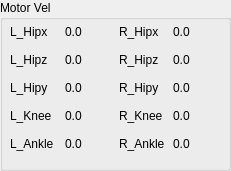
  <widget class="QGroupBox" name="groupBox_3">
   <property name="geometry">
    <rect>
     <x>250</x>
     <y>240</y>
     <width>231</width>
     <height>171</height>
    </rect>
   </property>
   <property name="title">
    <string>Motor Vel</string>
   </property>
   <widget class="QWidget" name="horizontalLayoutWidget_5">
    <property name="geometry">
     <rect>
      <x>10</x>
      <y>20</y>
      <width>211</width>
      <height>141</height>
     </rect>
    </property>
    <layout class="QHBoxLayout" name="horizontalLayout_5">
     <item>
      <layout class="QGridLayout" name="gridLayout_9">
       <item row="2" column="1">
        <widget class="QLabel" name="label_L_Hipy_vel">
         <property name="text">
          <string>0.0</string>
         </property>
        </widget>
       </item>
       <item row="4" column="0">
        <widget class="QLabel" name="label_p_motor5_16">
         <property name="minimumSize">
          <size>
           <width>0</width>
           <height>20</height>
          </size>
         </property>
         <property name="maximumSize">
          <size>
           <width>50</width>
           <height>20</height>
          </size>
         </property>
         <property name="text">
          <string>L_Ankle</string>
         </property>
        </widget>
       </item>
       <item row="1" column="1">
        <widget class="QLabel" name="label_L_Hipz_vel">
         <property name="text">
          <string>0.0</string>
         </property>
        </widget>
       </item>
       <item row="2" column="0">
        <widget class="QLabel" name="label_v_motor4_13">
         <property name="minimumSize">
          <size>
           <width>0</width>
           <height>20</height>
          </size>
         </property>
         <property name="maximumSize">
          <size>
           <width>50</width>
           <height>20</height>
          </size>
         </property>
         <property name="text">
          <string>L_Hipy</string>
         </property>
        </widget>
       </item>
       <item row="3" column="0">
        <widget class="QLabel" name="label_i_motor4_13">
         <property name="minimumSize">
          <size>
           <width>0</width>
           <height>20</height>
          </size>
         </property>
         <property name="maximumSize">
          <size>
           <width>50</width>
           <height>20</height>
          </size>
         </property>
         <property name="text">
          <string>L_Knee</string>
         </property>
        </widget>
       </item>
       <item row="1" column="0">
        <widget class="QLabel" name="label_p_motor4_13">
         <property name="minimumSize">
          <size>
           <width>0</width>
           <height>20</height>
          </size>
         </property>
         <property name="maximumSize">
          <size>
           <width>50</width>
           <height>20</height>
          </size>
         </property>
         <property name="text">
          <string>L_Hipz</string>
         </property>
        </widget>
       </item>
       <item row="0" column="0">
        <widget class="QLabel" name="label_i_motor3_23">
         <property name="minimumSize">
          <size>
           <width>0</width>
           <height>20</height>
          </size>
         </property>
         <property name="maximumSize">
          <size>
           <width>50</width>
           <height>20</height>
          </size>
         </property>
         <property name="text">
          <string>L_Hipx</string>
         </property>
        </widget>
       </item>
       <item row="4" column="1">
        <widget class="QLabel" name="label_L_Ankle_vel">
         <property name="text">
          <string>0.0</string>
         </property>
        </widget>
       </item>
       <item row="0" column="1">
        <widget class="QLabel" name="label_L_Hipx_vel">
         <property name="text">
          <string>0.0</string>
         </property>
        </widget>
       </item>
       <item row="3" column="1">
        <widget class="QLabel" name="label_L_Knee_vel">
         <property name="text">
          <string>0.0</string>
         </property>
        </widget>
       </item>
      </layout>
     </item>
     <item>
      <layout class="QGridLayout" name="gridLayout_10">
       <item row="2" column="0">
        <widget class="QLabel" name="label_i_motor2_13">
         <property name="minimumSize">
          <size>
           <width>0</width>
           <height>20</height>
          </size>
         </property>
         <property name="maximumSize">
          <size>
           <width>50</width>
           <height>20</height>
          </size>
         </property>
         <property name="text">
          <string>R_Hipy</string>
         </property>
        </widget>
       </item>
       <item row="0" column="1">
        <widget class="QLabel" name="label_R_Hipx_vel">
         <property name="text">
          <string>0.0</string>
         </property>
        </widget>
       </item>
       <item row="1" column="0">
        <widget class="QLabel" name="label_v_motor2_13">
         <property name="minimumSize">
          <size>
           <width>0</width>
           <height>20</height>
          </size>
         </property>
         <property name="maximumSize">
          <size>
           <width>50</width>
           <height>20</height>
          </size>
         </property>
         <property name="text">
          <string>R_Hipz</string>
         </property>
        </widget>
       </item>
       <item row="0" column="0">
        <widget class="QLabel" name="label_p_motor2_13">
         <property name="minimumSize">
          <size>
           <width>0</width>
           <height>20</height>
          </size>
         </property>
         <property name="maximumSize">
          <size>
           <width>50</width>
           <height>20</height>
          </size>
         </property>
         <property name="text">
          <string>R_Hipx</string>
         </property>
        </widget>
       </item>
       <item row="3" column="0">
        <widget class="QLabel" name="label_p_motor3_12">
         <property name="minimumSize">
          <size>
           <width>0</width>
           <height>20</height>
          </size>
         </property>
         <property name="maximumSize">
          <size>
           <width>50</width>
           <height>20</height>
          </size>
         </property>
         <property name="text">
          <string>R_Knee</string>
         </property>
        </widget>
       </item>
       <item row="1" column="1">
        <widget class="QLabel" name="label_R_Hipz_vel">
         <property name="text">
          <string>0.0</string>
         </property>
        </widget>
       </item>
       <item row="2" column="1">
        <widget class="QLabel" name="label_R_Hipy_vel">
         <property name="text">
          <string>0.0</string>
         </property>
        </widget>
       </item>
       <item row="3" column="1">
        <widget class="QLabel" name="label_R_Knee_vel">
         <property name="text">
          <string>0.0</string>
         </property>
        </widget>
       </item>
       <item row="4" column="0">
        <widget class="QLabel" name="label_v_motor3_12">
         <property name="minimumSize">
          <size>
           <width>0</width>
           <height>20</height>
          </size>
         </property>
         <property name="maximumSize">
          <size>
           <width>50</width>
           <height>20</height>
          </size>
         </property>
         <property name="text">
          <string>R_Ankle</string>
         </property>
        </widget>
       </item>
       <item row="4" column="1">
        <widget class="QLabel" name="label_R_Ankle_vel">
         <property name="text">
          <string>0.0</string>
         </property>
        </widget>
       </item>
      </layout>
     </item>
    </layout>
   </widget>
  </widget>
